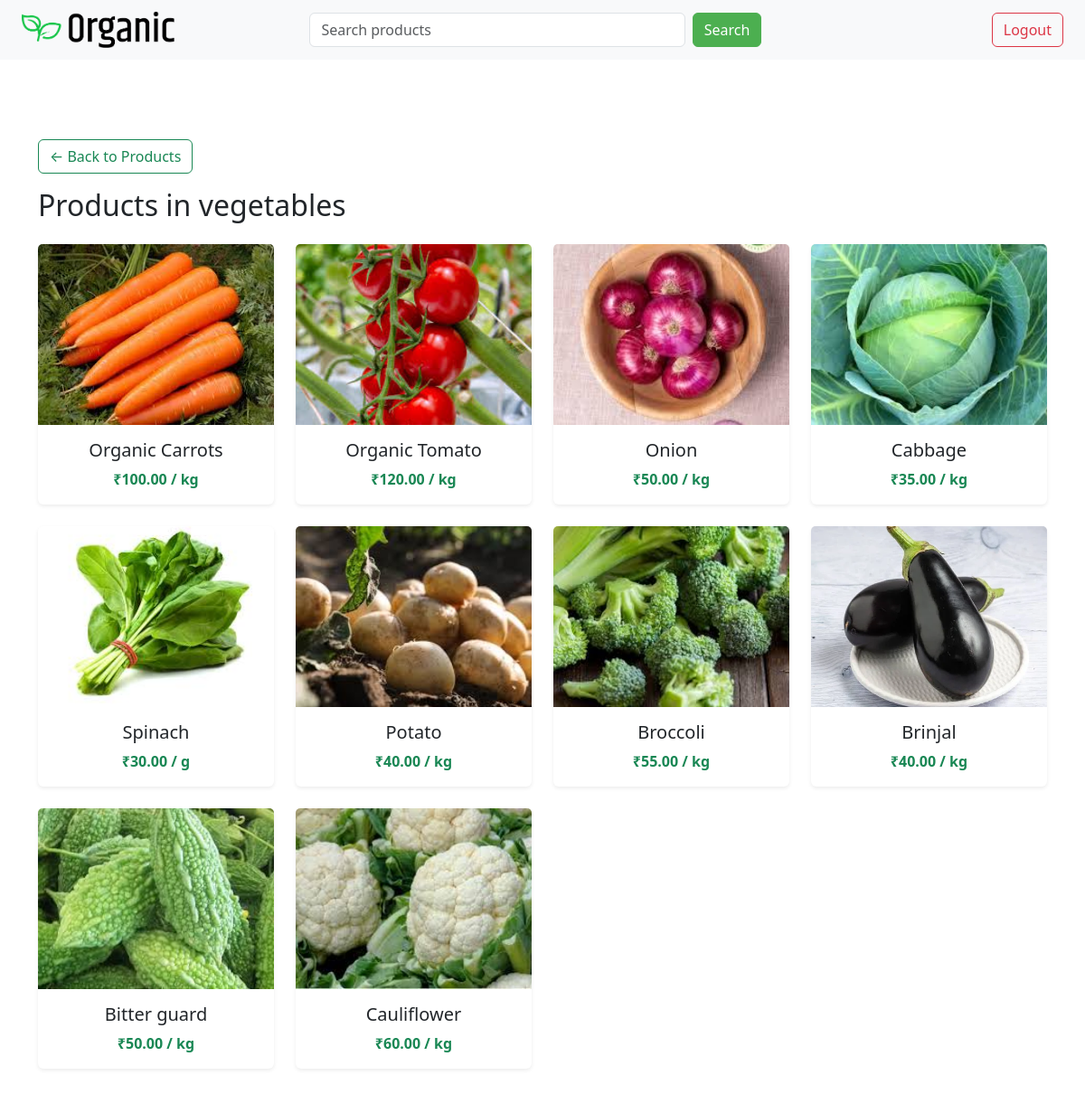
Page /category/2/ (signed in) on the earlier database version.
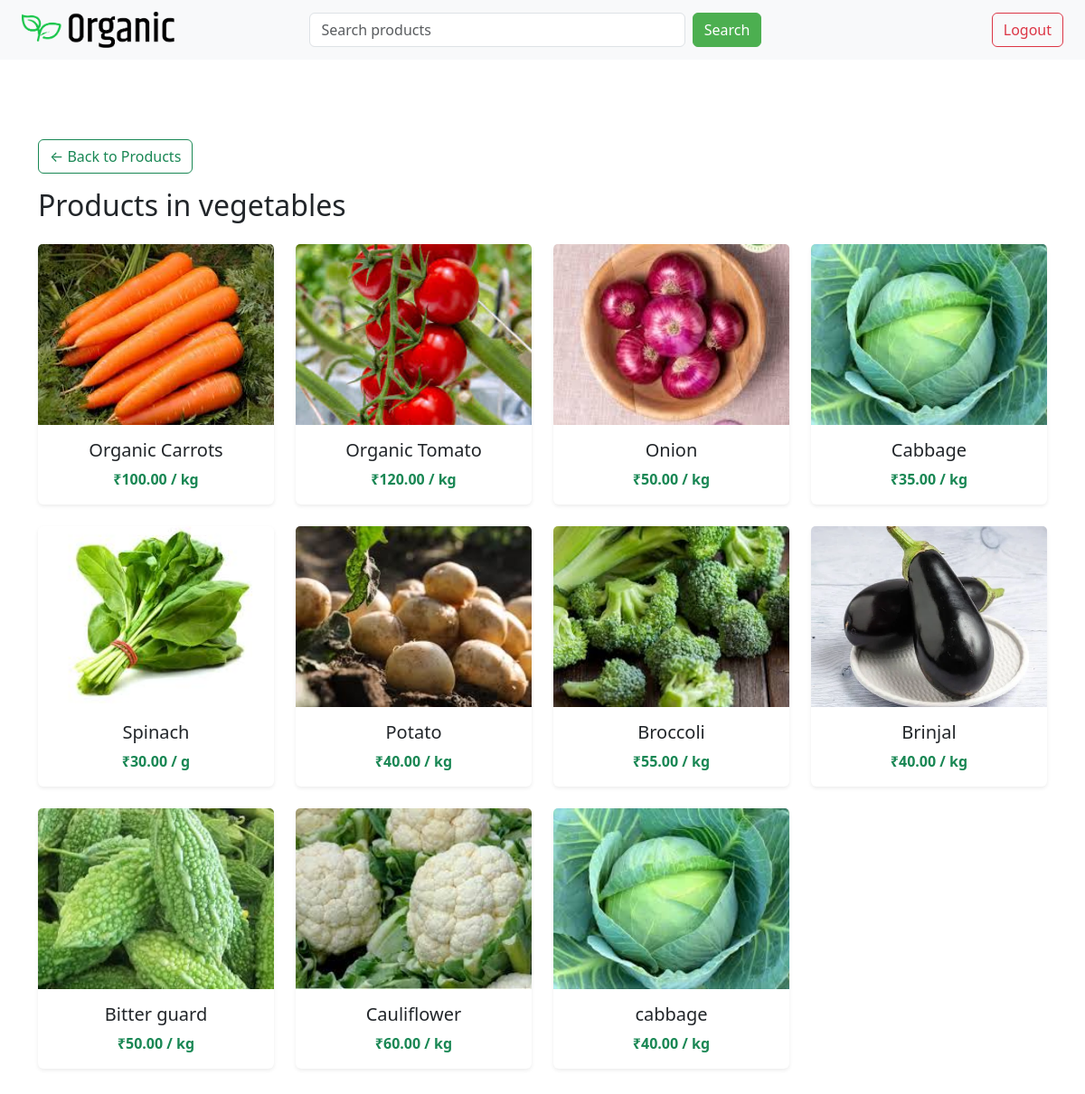
Same page on the later database version.
### home/models.py (models this page shows, shortened)
class Product(models.Model):
    UNIT_CHOICES = [
        ('kg', 'Kilogram'),
        ('g', 'Gram'),
        ('l', 'Litre'),
        ('ml', 'Millilitre'),
        ('pcs', 'Pieces'),
        ('bottle', 'Bottle'),
        ('packet', 'Packet'),
    ]
    name = models.CharField(max_length=30)
    price = models.DecimalField(max_digits=8, decimal_places=2)
    details = models.TextField()
    image = models.ImageField(upload_to='products/', null=True, blank=True)
    ctgry = models.ForeignKey('Category', on_delete=models.CASCADE, null=True, blank=True)
    user = models.ForeignKey(User, on_delete=models.CASCADE)  # Seller
    created_at = models.DateTimeField(auto_now_add=True)
    unit = models.CharField(max_length=10, choices=UNIT_CHOICES, default='kg')
    stock = models.PositiveIntegerField(default=0)

### home/views.py (the view)
# urls.py: path('category/<int:cid>/', categoryproductsfn),
@login_required
def categoryproductsfn(request, cid):
    category = get_object_or_404(Category, id=cid)
    products = Product.objects.filter(ctgry=category)
    return render(request, 'categoryproducts.html', {'category': category, 'products': products})

### home/templates/categoryproducts.html (shortened to what this page needs)
{% extends 'base.html' %}
{% load static %}
{% block content %}
<div class="container my-5">
    <a href="/products/" class="btn btn-outline-success my-3">
       ← Back to Products
    </a>
    <h2 class="mb-4">Products in {{ category.name }}</h2>
    <div class="row">
        {% for product in products %}
        <div class="col-md-3 mb-4">
            <div class="card h-100 shadow-sm border-0">
                {% if product.image %}
                    <img src="{{ product.image.url }}" class="card-img-top" alt="{{ product.name }}" style="height: 200px; object-fit: cover;">
                {% else %}
                    <img src="{% static 'images/placeholder.png' %}" class="card-img-top" alt="No Image" style="height: 200px; object-fit: cover;">
                {% endif %}
                <div class="card-body text-center d-flex flex-column justify-content-between">
                    <div>
                        <h5 class="card-title">{{ product.name }}</h5>
                        <p class="card-text fw-semibold text-success">₹{{ product.price }} / {{ product.unit }}</p>
                    </div>
                </div>
            </div>
        </div>
        {% empty %}
        <div class="col-12">
            <p class="text-muted">No products found in this category.</p>
        </div>
        {% endfor %}
    </div>
</div>
{% endblock %}

Differences in the rows shown:
now on this page (row edited): Product: image (picture), name "cabbage", price "40.00", unit "kg"
